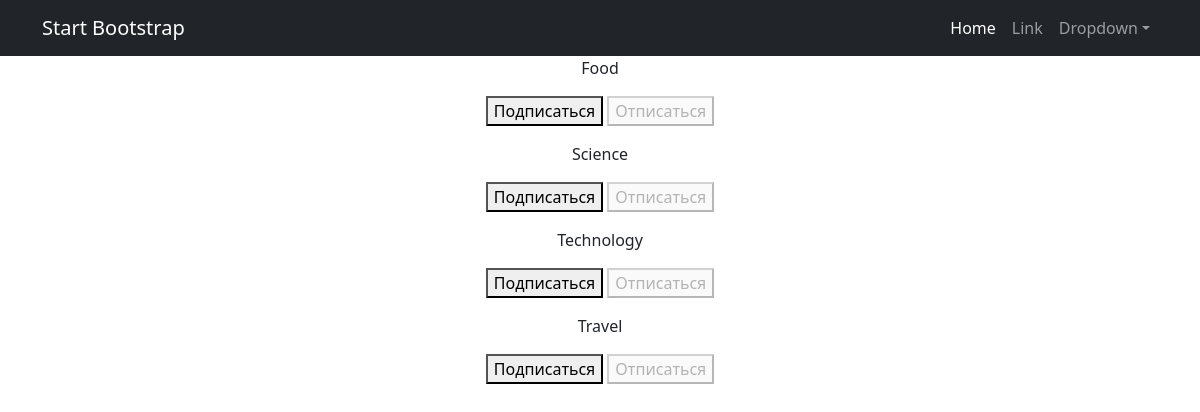
Page /subscriptions/ (signed in) on the committed database.
### news/models.py (models this page shows, shortened)
class Category(models.Model):
    name = models.CharField(max_length=100, unique=True)

### news/views.py (the view, shortened to what this page needs)
# urls.py: path('subscriptions/', subscriptions, name='subscriptions'),
@login_required
@csrf_protect
def subscriptions(request):
    categories_with_subscriptions = Category.objects.annotate(
        user_subscribed=Exists(
            Subscriber.objects.filter(
                user=request.user,
                category=OuterRef('pk'),
            )
        )
    ).order_by('name')
    return render(
        request,
        'subscriptions.html',
        {'categories': categories_with_subscriptions},
    )

### templates/subscriptions.html (shortened to what this page needs)
{% extends 'flatpages/default.html' %}
{% block content %}
    {% for category in categories  %}
        <p>
            {{ category.name }}
            <form method="post">
                {% if category.user_subscribed %}
                    <button disabled>Подписаться</button>
                    <button name="action" value="unsubscribe">Отписаться</button>
                {% else %}
                    <button name="action" value="subscribe">Подписаться</button>
                    <button disabled>Отписаться</button>
                {% endif %}
            </form>
        </p>
    {% endfor %}
{% endblock content %}

### rows in the picture
Category: name "Food", shows "Подписаться"
Category: name "Science", shows "Подписаться"
Category: name "Technology", shows "Подписаться"
Category: name "Travel", shows "Подписаться"
